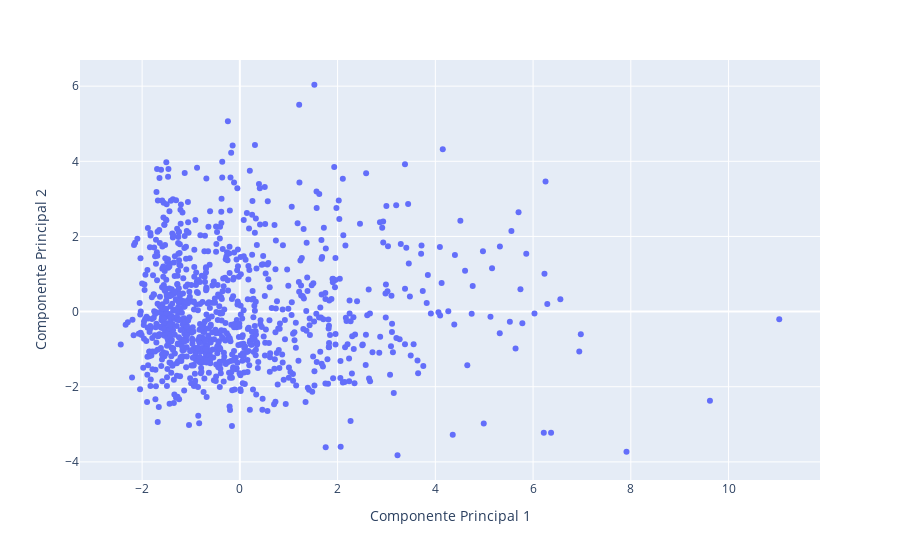

Notebook code cell kept with this figure:
### Markdown cell above
Em análise, podemos ver que o primeiro componente principal é composto principalmente de uma soma de medidas de popularidade, como a presença em playlists e gráficos de diversas plataformas, e quantidade de ouvintes. Já o segundo é composto principalmente pelo contraste entre o quão acústica a música é com o quão enérgica, dançável e positiva ela é.

### Code cell
px.scatter(df_pca, x = 'Componente Principal 1', y = 'Componente Principal 2')

### Figure 1 — Plotly figure (JSON) as saved in the notebook; plotly's stock layout.template omitted (floating-point values rounded to 4 significant figures; data arrays with more than 128 entries replaced by an {"elided": "..."} marker saying what was removed)
{"data": [{"hovertemplate": "Componente Principal 1=%{x}<br>Componente Principal 2=%{y}<extra></extra>", "legendgroup": "", "marker": {"color": "#636efa", "symbol": "circle"}, "mode": "markers", "name": "", "orientation": "v", "showlegend": false, "type": "scatter", "x": {"elided": "952 float values"}, "xaxis": "x", "y": {"elided": "952 float values"}, "yaxis": "y"}], "layout": {"legend": {"tracegroupgap": 0}, "margin": {"t": 60}, "xaxis": {"anchor": "y", "domain": [0, 1], "title": {"text": "Componente Principal 1"}}, "yaxis": {"anchor": "x", "domain": [0, 1], "title": {"text": "Componente Principal 2"}}}}
